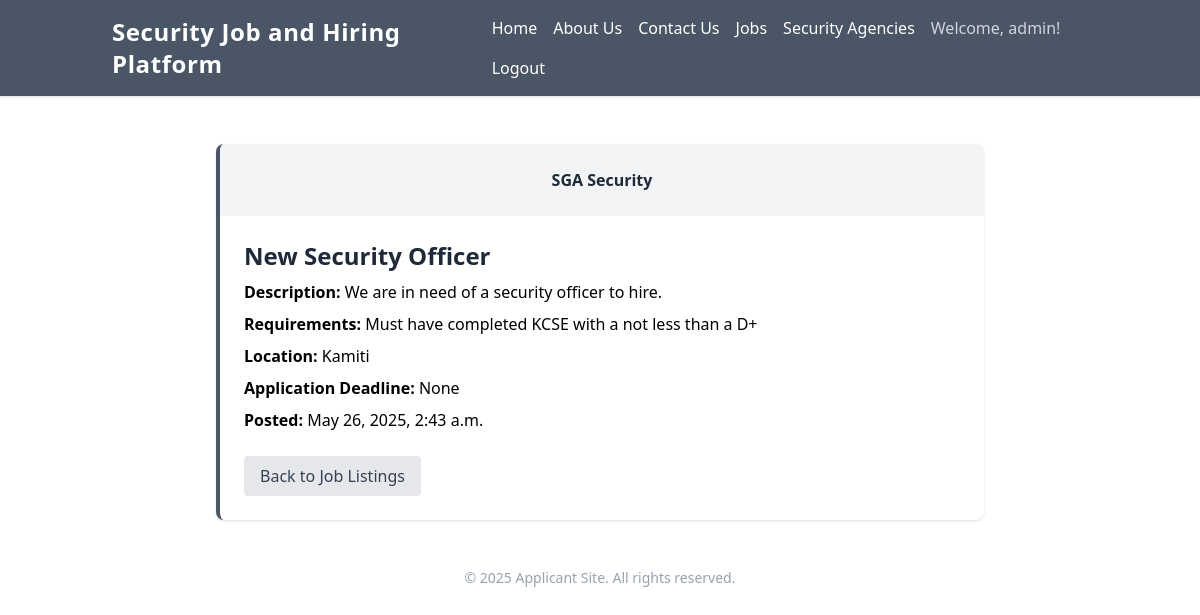
The page /jobs/2/details (signed in) on the database its author committed.
### job_hiring/models.py (models this page shows, shortened)
class User(AbstractUser):
    email = models.EmailField(unique=True)  # Ensure email is unique
    role = models.CharField(max_length=50, choices=[
        ('applicant', 'Applicant'),
        ('employer', 'Employer'),
        ('client', 'Client'),
    ])
    date_joined = models.DateTimeField(auto_now_add=True)
    USERNAME_FIELD = 'email'  # Use email as the unique identifier
    REQUIRED_FIELDS = ['username', 'first_name', 'last_name']  # Required fields for creating a superuser

class Job(models.Model):
    security_company = models.ForeignKey( SecurityCompany, on_delete=models.CASCADE, null=True, blank=True)  # Link to SecurityCompany model
    title = models.CharField(max_length=200)
    description = models.TextField()
    requirements = models.TextField(blank=True, null=True)  # Optional field for job requirements
    posted_date = models.DateTimeField(auto_now_add=True)
    location = models.CharField(max_length=100)
    deadline = models.DateTimeField(null=True, blank=True)  # Optional deadline field

class SecurityCompany(models.Model):
    name = models.CharField(max_length=255, unique=True)  # Ensure company name is unique
    logo = models.ImageField(upload_to='company_logos/', blank=True, null=True)  # Optional logo field
    description = models.TextField(blank=True, null=True)
    location = models.CharField(max_length=255, default='Unknown Location')
    services_offered = models.TextField(blank=True)
    user = models.OneToOneField(User, on_delete=models.CASCADE, null=True, blank=True)  # Link to User model

### job_hiring/views.py (the view)
# urls.py: path('jobs/<int:job_id>/details', job_detail, name='job_detail'),
@login_required
def job_detail(request, job_id):
    job = get_object_or_404(Job, id=job_id)
    applications = JobApplication.objects.filter(job_id=job_id)
    return render(request, 'job_details.html', {'job': job, 'applications': applications})

### theme/templates/job_details.html (shortened to what this page needs)
{% extends 'base.html' %}
{% block content %}
<div class="container max-w-3xl mx-auto my-12">
    <section class="bg-white border-l-4 border-gray-600 rounded-lg shadow-sm overflow-hidden">
        <div class="min-w-[180px] bg-gray-100 flex items-center justify-center p-6">
            <strong class="text-gray-800">{{ job.security_company.name }}</strong>
        </div>
        <div class="flex-1 p-6">
            <h1 class="text-2xl font-bold mb-2 text-gray-800">{{ job.title }}</h1>
            <p class="mb-2"><span class="font-semibold">Description: </span>{{ job.description }}</p>
            <p class="mb-2"><span class="font-semibold">Requirements: </span>{{ job.requirements }}</p>
            <p class="mb-2"><span class="font-semibold">Location: </span>{{ job.location }}</p>
            <p class="mb-2"><span class="font-semibold">Application Deadline: </span>{{ job.deadline }}</p>
            <p class="mb-4"><span class="font-semibold">Posted: </span>{{ job.posted_date }}</p>
            <a href="{% url 'job_list' %}" class="inline-block mt-2 bg-gray-200 text-gray-700 px-4 py-2 rounded hover:bg-gray-300 transition">Back to Job Listings</a>
        </div>
    </section>
</div>
<footer class="mt-12 text-center text-gray-400 text-sm">
    <p>&copy; 2025 Applicant Site. All rights reserved.</p>
</footer>
{% endblock %}

### theme/templates/base.html (shortened to what this page needs)
{% load static tailwind_tags %}
<!DOCTYPE html>
<html lang="en">
<head>
    {% tailwind_css %}
</head>
<body>
    <header
        class="{% if page == 'landing' or page == 'about_us' %}bg-white text-gray-600{% else %}bg-gray-600 text-white{% endif %} shadow">
        <div class="container mx-auto flex flex-col md:flex-row items-center justify-between py-4 px-6">
            <h1 class="text-2xl font-bold mb-2 md:mb-0 tracking-wide">Security Job and Hiring Platform</h1>
            <nav class="flex flex-wrap gap-4">
                <a href="{% url 'landing_page' %}" class="hover:text-blue-300 transition">Home</a>
                <a href="{% url 'about_us' %}" class="hover:text-blue-300 transition">About Us</a>
                <a href="#" class="hover:text-blue-300 transition">Contact Us</a>
                <a href="{% url 'job_list' %}" class="hover:text-blue-300 transition">Jobs</a>
                <a href="{% url 'list_agencies' %}" class="hover:text-blue-300 transition">Security Agencies</a>
                {% if user.is_authenticated %}
               <a href="{% url 'profile' %}"><span class="text-gray-300">Welcome, {{ user.username }}!</span></a>
                <a href="{% url 'log_out' %}" class="hover:text-blue-300 transition">Logout</a>
                {% else %}
                <a href="{% url 'log_in' %}" class="hover:text-blue-300 transition">Login</a>
                {% endif %}
            </nav>
        </div>
    </header>
    {% block content %}
    {% endblock %}
    <link href="https://cdnjs.cloudflare.com/ajax/libs/toastr.js/2.1.4/toastr.css" rel="stylesheet">
</body>
</html>

### rows shown on the page
User: username "admin"
Job: security_company.name "SGA Security", title "New Security Officer", description "We are in need of a security officer to hire.", requirements "Must have completed KCSE with a not less than a D+", location "Kamiti", deadline "None", posted_date "May 26, 2025, 2:43 a.m."
